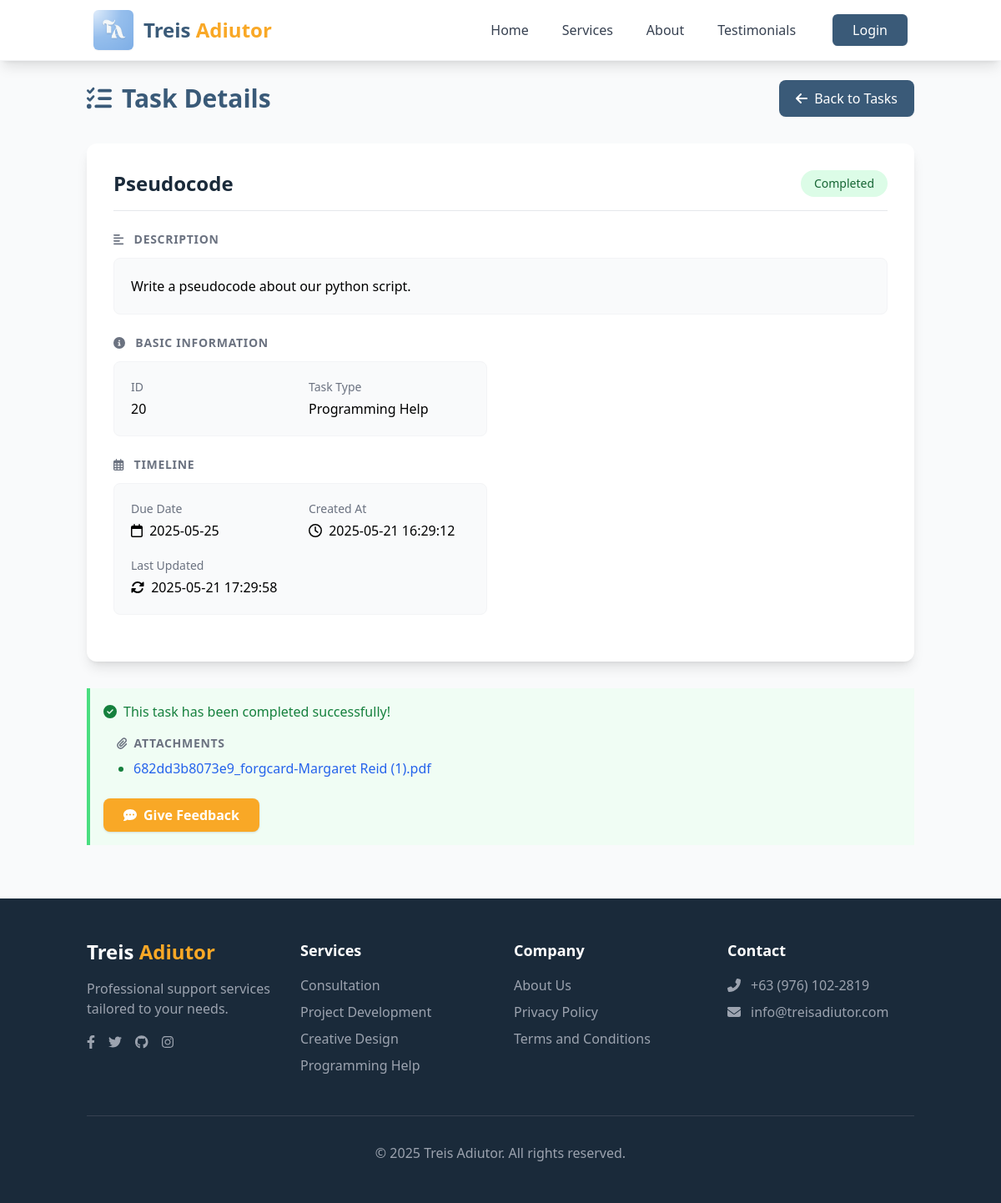
Page /client/view-task.php?id=20 on the committed database.
### tables this page shows
CREATE TABLE `tasks` (
  `taskID` int(11) NOT NULL,
  `title` varchar(255) DEFAULT NULL,
  `description` text DEFAULT NULL,
  `assignedBy` int(11) DEFAULT NULL,
  `assignedTo` int(11) DEFAULT NULL,
  `dueDate` date DEFAULT NULL,
  `status` enum('pending','in progress','completed') DEFAULT 'pending',
  `priority` enum('low','medium','high') DEFAULT 'medium',
  `dateAssigned` timestamp NOT NULL DEFAULT current_timestamp(),
  `taskType` varchar(50) DEFAULT NULL,
  `formID` int(11) DEFAULT NULL,
  `createdAt` datetime DEFAULT current_timestamp(),
  `updatedAt` datetime DEFAULT current_timestamp()
);

CREATE TABLE `documents` (
  `documentID` int(11) NOT NULL,
  `taskID` int(11) NOT NULL,
  `fileName` varchar(255) DEFAULT NULL,
  `filePath` varchar(255) DEFAULT NULL,
  `uploadDate` timestamp NOT NULL DEFAULT current_timestamp()
);

### client/view-task.php (the view, shortened to what this page needs)
<?php
require_once '../includes/db.php';
$taskid = intval($_GET['id']);
$stmt = $conn->prepare("SELECT * FROM tasks WHERE taskID = ?");
$stmt->bind_param("i", $taskid);
$stmt->execute();
$result = $stmt->get_result();
$task = $result->fetch_assoc();
$stmt = $conn->prepare("SELECT * FROM documents WHERE taskID = ?");
$stmt->bind_param("i", $taskid);
$stmt->execute();
$result = $stmt->get_result();
$documents = $result->fetch_assoc();
$feedback_exists = false;
?>
<!DOCTYPE html>
<html lang="en">
<head>
    <script src="https://cdn.tailwindcss.com"></script>
</head>
<body class="bg-gray-50 min-h-screen">
    <?php include 'components/navbar.php'; ?>
    <div class="container mx-auto px-4 py-8 max-w-5xl pt-24">
        <div class="flex justify-between items-center mb-8">
            <h1 class="text-3xl font-bold text-primary flex items-center">
                <i class="fas fa-tasks mr-3"></i> Task Details
            </h1>
            <a href="tasks.php" class="bg-primary hover:bg-primary/90 text-white px-5 py-2.5 rounded-lg transition-all duration-300 flex items-center shadow-sm hover:shadow">
                <i class="fas fa-arrow-left mr-2"></i>Back to Tasks
            </a>
        </div>
        <div class="bg-white rounded-xl shadow-lg overflow-hidden mb-8 transition-all duration-300 hover:shadow-xl">
            <div class="p-8">
                <div class="flex flex-wrap items-center mb-6 border-b pb-4">
                    <h2 class="text-2xl font-semibold text-dark flex-grow"><?php echo htmlspecialchars($task['title']); ?></h2>
                    <span class="px-4 py-1.5 rounded-full text-sm font-medium
                        <?php
                        switch(strtolower($task['status'])) {
                            case 'completed': echo 'bg-green-100 text-green-800'; break;
                        }
                        ?>">
                        <?php echo ucwords(htmlspecialchars($task['status'])); ?>
                    </span>
                </div>
                <div class="mb-6">
                    <h3 class="text-sm font-semibold text-gray-500 uppercase tracking-wider mb-3">
                        <i class="fas fa-align-left mr-2"></i> Description
                    </h3>
                    <div class="p-5 bg-gray-50 rounded-lg mb-4 border border-gray-100">
                        <p class="whitespace-pre-line leading-relaxed"><?php echo nl2br(htmlspecialchars($task['description'])); ?></p>
                    </div>
                </div>
                <div class="grid md:grid-cols-2 gap-8">
                    <div>
                        <div class="mb-6">
                            <h3 class="text-sm font-semibold text-gray-500 uppercase tracking-wider mb-3">
                                <i class="fas fa-info-circle mr-2"></i> Basic Information
                            </h3>
                            <div class="grid grid-cols-2 gap-5 bg-gray-50 p-5 rounded-lg border border-gray-100">
                                <div class="transform hover:translate-x-1 transition-transform duration-200">
                                    <p class="text-sm text-gray-500 mb-1">ID</p>
                                    <p class="font-medium"><?php echo htmlspecialchars($task['taskID']); ?></p>
                                </div>
                                <div class="transform hover:translate-x-1 transition-transform duration-200">
                                    <p class="text-sm text-gray-500 mb-1">Task Type</p>
                                    <p class="font-medium"><?php echo htmlspecialchars($task['taskType']); ?></p>
                                </div>
                            </div>
                        </div>
                        <div class="mb-6">
                            <h3 class="text-sm font-semibold text-gray-500 uppercase tracking-wider mb-3">
                                <i class="far fa-calendar-alt mr-2"></i> Timeline
                            </h3>
                            <div class="grid grid-cols-2 gap-5 bg-gray-50 p-5 rounded-lg border border-gray-100">
                                <div class="transform hover:translate-x-1 transition-transform duration-200">
                                    <p class="text-sm text-gray-500 mb-1">Due Date</p>
                                    <p class="font-medium">
                                        <i class="far fa-calendar mr-1"></i>
                                        <?php echo htmlspecialchars($task['dueDate']); ?>
                                    </p>
                                </div>
                                <div class="transform hover:translate-x-1 transition-transform duration-200">
                                    <p class="text-sm text-gray-500 mb-1">Created At</p>
                                    <p class="font-medium">
                                        <i class="far fa-clock mr-1"></i>
                                        <?php echo htmlspecialchars($task['createdAt']); ?>
                                    </p>
                                </div>
                                <div class="col-span-2 transform hover:translate-x-1 transition-transform duration-200">
                                    <p class="text-sm text-gray-500 mb-1">Last Updated</p>
                                    <p class="font-medium">
                                        <i class="fas fa-sync-alt mr-1"></i>
                                        <?php echo htmlspecialchars($task['updatedAt']); ?>
                                    </p>
                                </div>
                            </div>
                        </div>
                    </div>
                </div>
            </div>
        </div>
        <?php if ($task['status'] == 'completed'): ?>
            <div class="bg-green-50 border-l-4 border-green-400 text-green-700 p-4 mb-8">
                <div class="flex items-center">
                    <i class="fas fa-check-circle mr-2"></i>
                    <p class="font-medium">This task has been completed successfully!</p>
                </div>
                <?php if (!empty($documents['filePath'])): ?>
                    <div class="ml-4 mt-4">
                        <h3 class="text-sm font-semibold text-gray-500 uppercase tracking-wider mb-2">
                            <i class="fas fa-paperclip mr-1"></i> Attachments
                        </h3>
                        <ul class="list-disc pl-5">
                            <?php foreach (explode(',', $documents['filePath']) as $attachment): ?>
                                <li>
                                    <a href="<?php echo htmlspecialchars($attachment); ?>" target="_blank" class="text-blue-600 hover:underline">
                                        <?php echo htmlspecialchars(basename($attachment)); ?>
                                    </a>
                                </li>
                            <?php endforeach; ?>
                        </ul>
                    </div>
                <?php endif; ?>
                <?php if (!$feedback_exists): ?>
                <div class="mt-6">
                    <a href="feedback.php?id=<?php echo urlencode($task['taskID']); ?>"
                       class="inline-block bg-accent hover:bg-primary text-white font-semibold px-6 py-2 rounded-lg shadow transition-all duration-200">
                        <i class="fas fa-comment-dots mr-2"></i>Give Feedback
                    </a>
                </div>
                <?php endif; ?>
            </div>
        <?php endif; ?>
    </div>
    <?php include 'components/footer.php'; ?>
</body>
</html>

### rows in the picture
tasks: title "Pseudocode", status "Completed", description "Write a pseudocode about our python script.", taskID "20", taskType "Programming Help", dueDate "2025-05-25", createdAt "2025-05-21 16:29:12", updatedAt "2025-05-21 17:29:58"
documents: filePath "682dd3b8073e9_forgcard-Margaret Reid (1).pdf"
